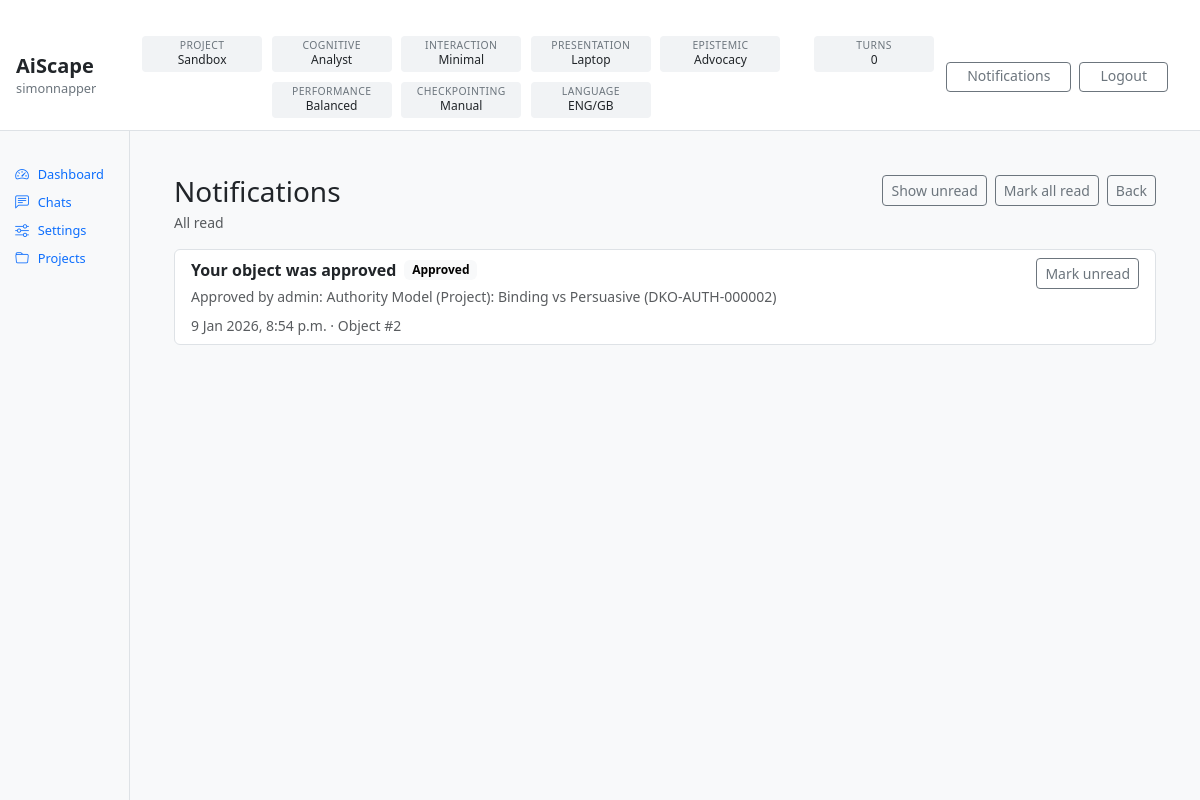
/notifications/?show=all (signed in), run on the app's committed database.
### accounts/models.py (models this page shows)
class User(AbstractUser):
    email = models.EmailField(unique=True)

### projects/models.py (models this page shows, shortened)
class Project(models.Model):
    class Kind(models.TextChoices):
        STANDARD = "STANDARD", "Standard"
        SANDBOX = "SANDBOX", "Sandbox"
    class PrimaryType(models.TextChoices):
        META = "META", "Meta / Programme"
        KNOWLEDGE = "KNOWLEDGE", "Knowledge"
        DELIVERY = "DELIVERY", "Delivery"
        RESEARCH = "RESEARCH", "Research"
        OPERATIONS = "OPERATIONS", "Operations"
    class Mode(models.TextChoices):
        PLAN = "PLAN", "Plan"
        EXECUTE = "EXECUTE", "Execute"
        REVIEW = "REVIEW", "Review"
    class Status(models.TextChoices):
        ACTIVE = "ACTIVE", "Active"
        PAUSED = "PAUSED", "Paused"
        ARCHIVED = "ARCHIVED", "Archived"
    name = models.CharField(max_length=200, unique=True)
    description = models.TextField(blank=True)
    purpose = models.TextField(blank=True, default="")
    kind = models.CharField(
        max_length=20,
        choices=Kind.choices,
        default=Kind.STANDARD,
    )
    primary_type = models.CharField(
        max_length=20,
        choices=PrimaryType.choices,
        default=PrimaryType.DELIVERY,
    )
    mode = models.CharField(
        max_length=10,
        choices=Mode.choices,
        default=Mode.PLAN,
    )
    status = models.CharField(
        max_length=10,
        choices=Status.choices,
        default=Status.ACTIVE,
    )
    owner = models.ForeignKey(
        settings.AUTH_USER_MODEL,
        on_delete=models.PROTECT,
        related_name="owned_projects",
    )
    active_l4_config = models.ForeignKey(
        "config.ConfigRecord",
        on_delete=models.PROTECT,
        null=True,
        blank=True,
        related_name="projects_using_as_active_l4",
    )
    created_at = models.DateTimeField(auto_now_add=True)
    updated_at = models.DateTimeField(auto_now=True)

### accounts/models_avatars.py (models this page shows, shortened)
class Avatar(models.Model):
    class Category(models.TextChoices):
        COGNITIVE = "COGNITIVE", "Cognitive"
        INTERACTION = "INTERACTION", "Interaction"
        PRESENTATION = "PRESENTATION", "Presentation"
        EPISTEMIC = "EPISTEMIC", "Epistemic"
        PERFORMANCE = "PERFORMANCE", "Performance"
        CHECKPOINTING = "CHECKPOINTING", "Checkpointing"
    category = models.CharField(max_length=20, choices=Category.choices)
    key = models.SlugField(max_length=80)  # unique per category (enforced below)
    name = models.CharField(max_length=120)
    description = models.TextField(blank=True)
    is_active = models.BooleanField(default=True)
    created_at = models.DateTimeField(auto_now_add=True)
    updated_at = models.DateTimeField(auto_now=True)
    class Meta:
        unique_together = [("category", "key")]
        indexes = [
            models.Index(fields=["category", "is_active"]),
            models.Index(fields=["category", "key"]),
        ]

class UserProfile(models.Model):
    user = models.OneToOneField(
        settings.AUTH_USER_MODEL,
        on_delete=models.CASCADE,
        related_name="profile",
    )
    default_language = models.CharField(max_length=40, default="English")
    default_language_variant = models.CharField(max_length=40, default="British English")
    language_switching_permitted = models.BooleanField(default=True)
    persist_language_switch_for_session = models.BooleanField(default=True)
    cognitive_avatar = models.ForeignKey(
        Avatar,
        on_delete=models.PROTECT,
        related_name="users_cognitive",
        limit_choices_to={"category": Avatar.Category.COGNITIVE, "is_active": True},
    )
    interaction_avatar = models.ForeignKey(
        Avatar,
        on_delete=models.PROTECT,
        related_name="users_interaction",
        limit_choices_to={"category": Avatar.Category.INTERACTION, "is_active": True},
    )
    presentation_avatar = models.ForeignKey(
        Avatar,
        on_delete=models.PROTECT,
        related_name="users_presentation",
        limit_choices_to={"category": Avatar.Category.PRESENTATION, "is_active": True},
    )
    epistemic_avatar = models.ForeignKey(
        Avatar,
        on_delete=models.PROTECT,
        related_name="users_epistemic",
        limit_choices_to={"category": Avatar.Category.EPISTEMIC, "is_active": True},
    )
    performance_avatar = models.ForeignKey(
        Avatar,
        on_delete=models.PROTECT,
        related_name="users_performance",
        limit_choices_to={"category": Avatar.Category.PERFORMANCE, "is_active": True},
    )
    checkpointing_avatar = models.ForeignKey(
        Avatar,
        on_delete=models.PROTECT,
        related_name="users_checkpointing",
        limit_choices_to={"category": Avatar.Category.CHECKPOINTING, "is_active": True},
    )
    created_at = models.DateTimeField(auto_now_add=True)
    updated_at = models.DateTimeField(auto_now=True)
    class Meta:
        indexes = [
            models.Index(fields=["default_language_variant"]),
        ]

### notifications/models.py (models this page shows, shortened)
class Notification(models.Model):
    class Type(models.TextChoices):
        NEEDS_APPROVAL = "NEEDS_APPROVAL", "Needs approval"
        APPROVED = "APPROVED", "Approved"
        REJECTED = "REJECTED", "Rejected"
        INFO = "INFO", "Info"
    recipient = models.ForeignKey(
        settings.AUTH_USER_MODEL,
        on_delete=models.CASCADE,
        related_name="notifications",
    )
    project = models.ForeignKey(
        "projects.Project",
        on_delete=models.CASCADE,
        null=True,
        blank=True,
        related_name="notifications",
    )
    type = models.CharField(max_length=30, choices=Type.choices, default=Type.INFO)
    title = models.CharField(max_length=200)
    body = models.TextField(blank=True)
    link_object = models.ForeignKey(
        "objects.KnowledgeObject",
        on_delete=models.SET_NULL,
        null=True,
        blank=True,
        related_name="notifications",
    )
    link_url = models.CharField(max_length=500, blank=True)
    is_read = models.BooleanField(default=False)
    created_at = models.DateTimeField(auto_now_add=True)
    class Meta:
        indexes = [
            models.Index(fields=["recipient", "is_read", "created_at"]),
            models.Index(fields=["project", "created_at"]),
            models.Index(fields=["type"]),
        ]

### notifications/views.py (the view)
# urls.py: path("", views.notification_list, name="list"),
@login_required
def notification_list(request):
    show = (request.GET.get("show", "unread") or "").lower()
    qs = Notification.objects.filter(recipient=request.user).order_by("-created_at")
    if show != "all":
        show = "unread"
        qs = qs.filter(is_read=False)
    unread_count = Notification.objects.filter(recipient=request.user, is_read=False).count()
    return render(
        request,
        "notifications/notification_list.html",
        {
            "notifications": qs[:200],
            "show": show,
            "unread_count": unread_count,
        },
    )

### accounts/templatetags/rw_extras.py (called while the page is built)
@register.filter
def get_item(d, key):
    if d is None:
        return None
    try:
        return d.get(key)
    except AttributeError:
        try:
            return d[key]
        except Exception:
            return None

### notifications/context_processors.py (called while the page is built)
def notifications_bar(request) -> Dict[str, Any]:
    user = getattr(request, "user", None)
    if not user or isinstance(user, AnonymousUser) or not user.is_authenticated:
        return {"rw_notifications": None}
    unread = Notification.objects.filter(recipient=user, is_read=False).count()
    return {
        "rw_notifications": {
            "unread_count": unread,
        }
    }

### projects/services.py (called while the page is built)
def accessible_projects_qs(user):
    if not getattr(user, "is_authenticated", False):
        return Project.objects.none()
    if user.is_superuser or user.is_staff:
        return Project.objects.all()
    return Project.objects.filter(
        Q(owner=user) | Q(scoped_roles__user=user)
    ).distinct()

### templates/notifications/notification_list.html (shortened to what this page needs)
{% extends "base.html" %}
{% block content %}
<div class="container-fluid px-4 py-4">
  <div class="d-flex align-items-start justify-content-between mb-3">
    <div>
      <h3 class="mb-1">Notifications</h3>
      <div class="text-muted small">
        {% if unread_count %}{{ unread_count }} unread{% else %}All read{% endif %}
      </div>
    </div>
    <div class="d-flex gap-2">
      {% if show == "all" %}
        <a class="btn btn-sm btn-outline-secondary" href="?show=unread">Show unread</a>
      {% else %}
        <a class="btn btn-sm btn-outline-secondary" href="?show=all">Show all</a>
      {% endif %}
      <a class="btn btn-sm btn-outline-secondary"
         href="{% url 'notifications:mark_all_read' %}?next={{ request.get_full_path|urlencode }}">
        Mark all read
      </a>
      <a class="btn btn-sm btn-outline-secondary" href="{% url 'accounts:dashboard' %}">Back</a>
    </div>
  </div>
  {% if notifications %}
    <div class="list-group">
      {% for n in notifications %}
        <div class="list-group-item d-flex justify-content-between align-items-start">
          <div class="me-3">
            <div class="d-flex align-items-center gap-2">
              <strong>{{ n.title }}</strong>
              <span class="badge text-bg-light">{{ n.get_type_display }}</span>
            </div>
            {% if n.body %}
              <div class="text-muted small mt-1">{{ n.body }}</div>
            {% endif %}
            <div class="text-muted small mt-2">
              {{ n.created_at }}
              {% if n.link_object_id %}
                · Object #{{ n.link_object_id }}
              {% endif %}
            </div>
          </div>
          <div class="d-flex flex-column gap-2">
            {% if n.is_read %}
              <a class="btn btn-sm btn-outline-secondary"
                 href="{% url 'notifications:set_read' n.id 'unread' %}?next={{ request.get_full_path|urlencode }}">
                Mark unread
              </a>
            {% else %}
              <a class="btn btn-sm btn-outline-secondary"
                 href="{% url 'notifications:set_read' n.id 'read' %}?next={{ request.get_full_path|urlencode }}">
                Mark read
              </a>
            {% endif %}
          </div>
        </div>
      {% endfor %}
    </div>
  {% else %}
    <div class="alert alert-light border">No notifications to show.</div>
  {% endif %}
</div>
{% endblock %}

### templates/partials/topbar.html (shortened to what this page needs)
{% load rw_extras %}
<header class="rw-topbar" role="banner">
  <div class="rw-topbar-left">
    <div class="rw-brand">
      <div class="rw-brand-name">AiScape</div>
      <div class="rw-brand-user">{{ request.user.username }}</div>
    </div>
  </div>
  <div class="rw-topbar-centre">
    <div class="rw-status-grid" aria-label="Active configuration status">
      <div class="rw-status">
          <div class="rw-status-label">Project</div>
          <div class="rw-status-value">
            {% if rw_projects and rw_projects.active %}
               {{ rw_projects.active.kind|title }}
            {% else %}
               —
            {% endif %}
          </div>
</div>
      {% if rw_overrides %}
        {% for cat_key, cat_label in rw_overrides.categories %}
        <div class="rw-status">
          <div class="rw-status-label">{{ cat_label }}</div>
          <div class="rw-status-value">{{ rw_overrides.defaults|get_item:cat_key }}</div>
        </div>
        {% endfor %}
      {% endif %}
      <div class="rw-status">
        <div class="rw-status-label">Language</div>
        <div class="rw-status-value">
          {% with p=request.user.profile %}
            {{ p.default_language|default:""|slice:":3"|upper }}/{{ p.default_language_variant|default:""|slice:":3"|upper }}
          {% endwith %}
        </div>
      </div>
    </div>
    <div class="rw-status">
      <div class="rw-status-label">Turns</div>
      <div class="rw-status-value">
        {% if rw_chat %}{{ rw_chat.turn_count }}{% else %}—{% endif %}
      </div>
</div>
  </div>
  <div class="rw-topbar-right">
    <a class="btn btn-sm btn-outline-secondary rw-topbar-btn rw-bell-btn"
       href="{% url 'notifications:list' %}">
      Notifications
    </a>
    <form action="{% url 'accounts:logout' %}" method="post" class="rw-inline-form">
      <button type="submit" class="btn btn-sm btn-outline-secondary rw-topbar-btn">
        Logout
      </button>
    </form>
  </div>
</header>

### static/app.css (style rules this page uses)
.rw-topbar { display: grid; grid-template-columns: auto 1fr auto; align-items: center; gap: 0.75rem; padding: 0.75rem 1rem; border-bottom: 1px solid #dee2e6; background: #fff; }
.rw-topbar-left { min-width: 0; }
.rw-topbar-centre { min-width: 0; display: flex; justify-content: center; }
.rw-topbar-right { display: flex; align-items: center; gap: 0.5rem; padding-right: 1rem; }
.rw-brand-name { font-weight: 600; font-size: 1.25rem; line-height: 1.1; }
.rw-brand-user { font-size: 0.8rem; color: #6c757d; margin-top: 0.1rem; white-space: nowrap; overflow: hidden; text-overflow: ellipsis; }
.rw-status-grid { display: flex; flex-wrap: wrap; gap: 0.6rem; justify-content: center; }
.rw-status { flex: 0 0 120px; width: 120px; min-width: 120px; max-width: 120px; height: 36px; min-height: 36px; max-height: 36px; display: flex; flex-direction: column; justify-content: center; align-items: center; border-radius: 4px; background: #f1f3f5; text-align: center; padding: 0.05rem; }
.rw-status-label { font-size: 0.65rem; line-height: 1; color: #6c757d; text-transform: uppercase; letter-spacing: 0.04em; margin-bottom: 0.15rem; }
.rw-status-value { font-size: 0.75rem; line-height: 1.2; font-weight: 500; color: #212529; white-space: nowrap; overflow: hidden; text-overflow: ellipsis; }
.rw-topbar-btn { white-space: nowrap; padding: 0.35rem 1.25rem; line-height: 1.2; }
.rw-inline-form { margin: 0; }
.rw-bell-btn { position: relative; }

### data on the page
User: user.username "simonnapper"
Project: active.kind "Sandbox"
Avatar: category "COGNITIVE", defaults|get_item "Analyst"
Avatar: category "INTERACTION", defaults|get_item "Minimal"
Avatar: category "PRESENTATION", defaults|get_item "Laptop"
Avatar: category "EPISTEMIC", defaults|get_item "Advocacy"
Avatar: category "PERFORMANCE", defaults|get_item "Balanced"
Avatar: category "CHECKPOINTING", defaults|get_item "Manual"
UserProfile: default_language "ENG", default_language_variant "GB"
Notification: title "Your object was approved", type "Approved", body "Approved by admin: Authority Model (Project): Binding vs Persuasive (DKO-AUTH-000002)", created_at "9 Jan 2026, 8:54 p.m.", link_object_id "2"

### other printed values
{{ rw_chat.turn_count }} "0"
